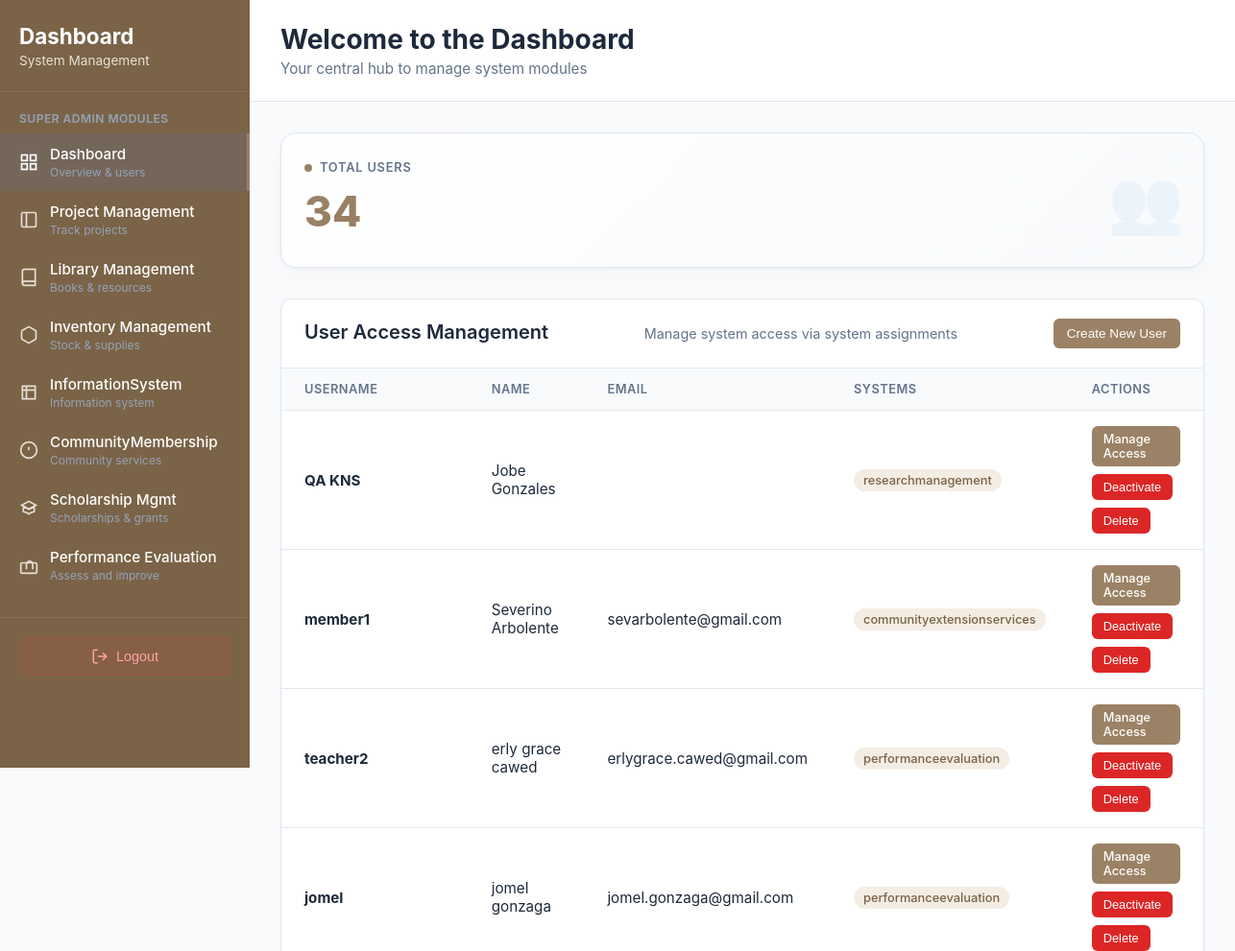
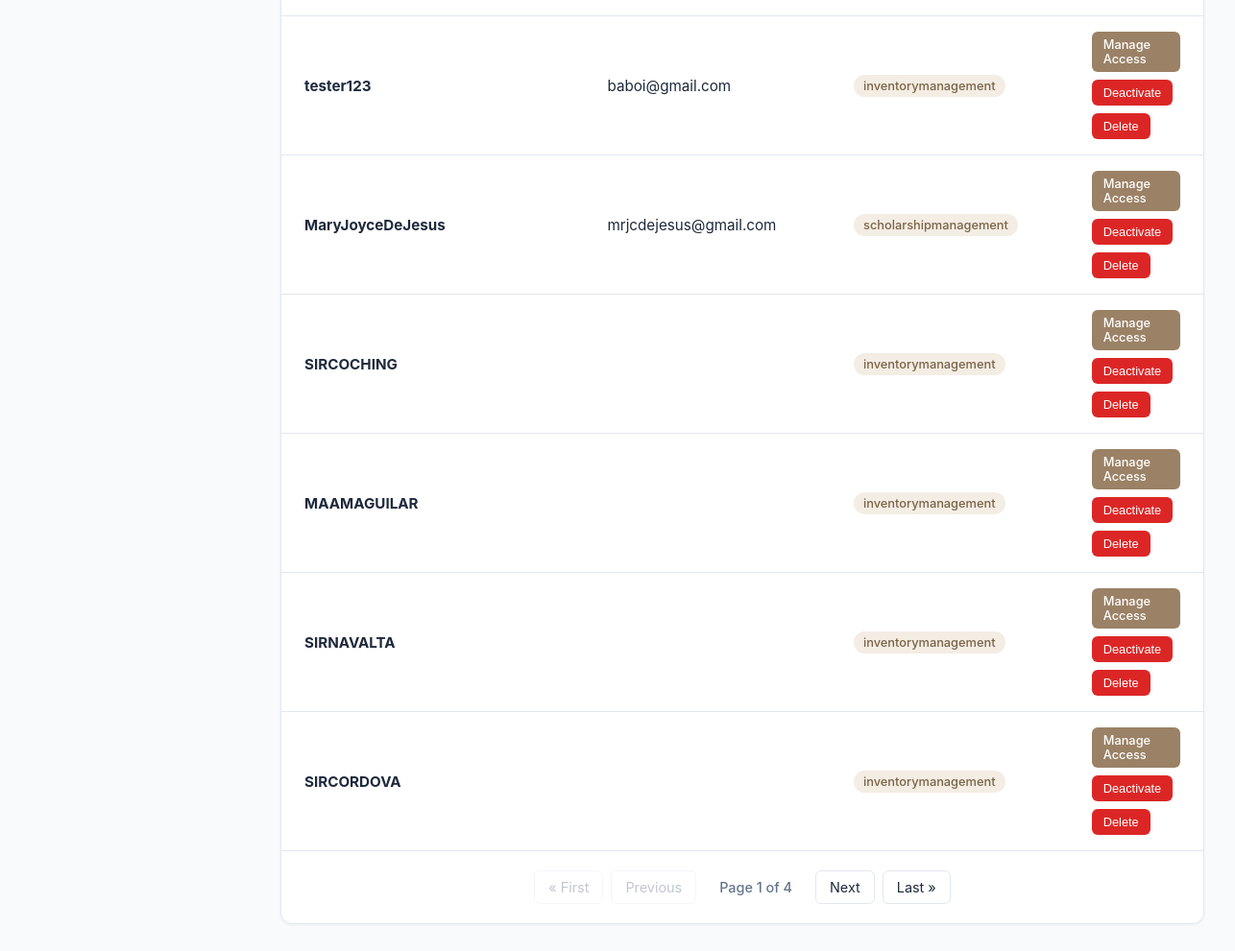
Page /dashboard/ (signed in) on the committed database (2 pictures, top to bottom).
### core/models.py (models this page shows, shortened)
class CustomUser(AbstractUser):
    id = models.UUIDField(primary_key=True, default=uuid.uuid4, editable=False)
    _first_name = models.CharField(max_length=255, blank=True, db_column='first_name')
    _middle_name = models.CharField(max_length=255, blank=True, db_column='middle_name')
    _last_name = models.CharField(max_length=255, blank=True, db_column='last_name')
    is_email_verified = models.BooleanField(default=False)
    bio = models.TextField(blank=True)
    _phone_number = models.CharField(max_length=255, blank=True, db_column='phone_number')
    avatar = models.ImageField(upload_to='avatars/', null=True, blank=True)
    avatar_url = models.URLField(max_length=500, blank=True, null=True)
    @property
    def first_name(self):
        return decrypt(self._first_name) if self._first_name else ''
    @first_name.setter
    def first_name(self, value):
        self._first_name = encrypt(value) if value else ''
    @property
    def middle_name(self):
        return decrypt(self._middle_name) if self._middle_name else ''
    @middle_name.setter
    def middle_name(self, value):
        self._middle_name = encrypt(value) if value else ''
    @property
    def last_name(self):
        return decrypt(self._last_name) if self._last_name else ''
    @last_name.setter
    def last_name(self, value):
        self._last_name = encrypt(value) if value else ''
    @property
    def phone_number(self):
        return decrypt(self._phone_number) if self._phone_number else ''
    @phone_number.setter
    def phone_number(self, value):
        self._phone_number = encrypt(value) if value else ''

class SystemMembership(models.Model):
    SYSTEM_CHOICES = [
        ('core', 'Core'),
        ('researchmanagement', 'Research Management'),
        ('librarymanagement', 'Library Management'),
        ('inventorymanagement', 'Inventory Management'),
        ('communityextensionservices', 'Community Extension Services'),
        ('informationmanagement', 'Information Management'),
        ('performanceevaluation', 'Performance Evaluation'),
        ('scholarshipmanagement', 'Scholarship Management'),
    ]
    user = models.ForeignKey(settings.AUTH_USER_MODEL, on_delete=models.CASCADE)
    system_name = models.CharField(
        max_length=50,
        choices=SYSTEM_CHOICES,
        default='core',  # optional default
    )
    system_role = models.CharField(
        max_length=50,
        blank=True,
        null=True,
        choices=[
            ('admin', 'Admin'),
            ('researcher', 'Researcher'),
            ('user', 'User'),
            ('instructor', 'Instructor'),
            ('superadmin', 'Super Admin'),
            ('reviewer', 'Reviewer'),
            ('student', 'Student'),
        ],
    )
    joined_at = models.DateTimeField(auto_now_add=True)
    class Meta:
        unique_together = ('user', 'system_name')

class Systems(models.Model):
    DefaultSystems = [
        ('core', 'Core'),
        ('researchmanagement', 'Research Management'),
        ('librarymanagement', 'Library Management'),
        ('inventorymanagement', 'Inventory Management'),
        ('communityextensionservices', 'Community Extension Services'),
        ('informationmanagement', 'Information Management'),
        ('performanceevaluation', 'Performance Evaluation'),
        ('scholarshipmanagement', 'Scholarship Management'),
    ]
    name = models.CharField(max_length=50, choices=DefaultSystems, unique=True)
    description = models.TextField(blank=True)
    terms_of_service = models.TextField(blank=True)
    created_at = models.DateTimeField(auto_now_add=True)
    updated_at = models.DateTimeField(auto_now=True)

### core/views.py (the view)
# urls.py: path("dashboard/", views.dashboard, name="ces-dashboard"),
def dashboard(request):
    systems = Systems.objects.values(
        "name", "description"
    )  # or 'label' if you have that
    logs = Logs.objects.all().order_by("-created_at")[:10]  # recent 10 logs
    users_qs = User.objects.exclude(id=request.user.id).order_by("-date_joined")
    paginator = Paginator(users_qs, 10)
    page_number = request.GET.get("page")
    users = paginator.get_page(page_number)
    return render(
        request,
        "core/pages/dashboard.html",
        {
            "users": users,
            "total_users": users_qs.count(),
            "systems": systems,
            "logs": logs,
        },
    )

### core/templatetags/system_extras.py (called while the page is built)
@register.filter
def lookup_system(system_name):
    try:
        return Systems.objects.get(name=system_name)
    except Systems.DoesNotExist:
        return None

### core/utils/encryption.py (called while the page is built)
def decrypt(value: str) -> str:
    if not value:
        return ""
    try:
        return fernet.decrypt(value.encode()).decode()
    except InvalidToken:
        return value

### core/templates/core/pages/dashboard.html (shortened to what this page needs)
{% extends 'core/base.html' %}
{% load static %}
{% load system_extras %}
    {% block extra_head%}
    <link rel="stylesheet" href="{% static 'core/css/pages/dashboard.css' %}">
    {% endblock %}
{% block content %}
    <div class="dashboard-layout">
        {% include 'core/components/sidebar.html' %}
        <main class="main-content">
            <header class="content-header">
                <h1>Welcome to the Dashboard</h1>
                <p>Your central hub to manage system modules</p>
            </header>
            <div class="content-body">
                <div class="stats-grid">
                    <div class="stat-card">
                        <h3>Total Users</h3>
                        <div class="stat-value">{{ total_users }}</div>
                    </div>
                </div>
                <section class="user-list-section">
                    <div class="section-header">
                        <h2>User Access Management</h2>
                        <p class="section-subtitle">Manage system access via system assignments</p>
                        <button id="openModal" class="btn-primary">
                            Create New User
                        </button>
                    </div>
                {% if users %}
                    <table class="user-list-table">
                        <thead>
                            <tr>
                                <th>Username</th>
                                <th>Name</th>
                                <th>Email</th>
                                <th>Systems</th>
                                <th>Actions</th>
                            </tr>
                        </thead>
                        <tbody>
                            {% for user in users %}
                            <tr>
                                <td><strong>{{ user.username }}</strong></td>
                                <td>{{ user.first_name }} {{ user.last_name }}</td>
                                <td>{{ user.email }}</td>
                                <td>
                                    {% with memberships=user.systemmembership_set.all %}
                                        {% if memberships %}
                                            <div class="system-tags">
                                                {% for membership in memberships %}
                                                    {% with system=membership.system_name|lookup_system %}
                                                        <span class="system-tag">{{ system.name }}</span>
                                                    {% endwith %}
                                                {% endfor %}
                                            </div>
                                        {% else %}
                                            <span class="muted-text">No access</span>
                                        {% endif %}
                                    {% endwith %}
                                </td>
                                <td>
                                    <div class="action-buttons">
                                        <a class="btn-primary btn-sm" href="{% url 'core:manage_user_systems' user.id %}">
                                            Manage Access
                                        </a>
                                        {% if user.is_active %}
                                            <form method="post" action="{% url 'core:deactivate_user' user.id %}" style="display:inline">
                                                <button type="submit" class="btn-danger btn-sm" onclick="return confirm('Deactivate this user?');">
                                                    Deactivate
                                                </button>
                                            </form>
                                        {% endif %}
                                        <form method="post" action="{% url 'core:core_delete_user' user.id %}" style="display:inline">
                                            <button type="submit" class="btn-danger btn-sm" onclick="return confirm('Delete this user? This action cannot be undone.');">
                                                Delete
                                            </button>
                                        </form>
                                    </div>
                                </td>
                            </tr>
                            {% endfor %}
                        </tbody>
                    </table>
                    {% if users.has_other_pages %}
                    <div class="pagination">
                        {% if users.has_previous %}
                            <a href="?page=1" class="pagination-btn">&laquo; First</a>
                            <a href="?page={{ users.previous_page_number }}" class="pagination-btn">Previous</a>
                        {% else %}
                            <span class="pagination-btn disabled">&laquo; First</span>
                            <span class="pagination-btn disabled">Previous</span>
                        {% endif %}
                        <span class="pagination-info">
                            Page {{ users.number }} of {{ users.paginator.num_pages }}
                        </span>
                        {% if users.has_next %}
                            <a href="?page={{ users.next_page_number }}" class="pagination-btn">Next</a>
                            <a href="?page={{ users.paginator.num_pages }}" class="pagination-btn">Last &raquo;</a>
                        {% else %}
                            <span class="pagination-btn disabled">Next</span>
                            <span class="pagination-btn disabled">Last &raquo;</span>
                        {% endif %}
                    </div>
                    {% endif %}
                </section>
                {% endif %}
            </div>
        </main>
    </div>
{% endblock%}

### rows in the picture
CustomUser: username "QA KNS", first_name "Jobe", last_name "Gonzales", is_active "Deactivate"
SystemMembership: name "researchmanagement"
CustomUser: username "member1", first_name "Severino", last_name "Arbolente", email "sevarbolente@gmail.com", is_active "Deactivate"
SystemMembership: name "communityextensionservices"
CustomUser: username "teacher2", first_name "erly grace", last_name "cawed", email "erlygrace.cawed@gmail.com", is_active "Deactivate"
SystemMembership: name "performanceevaluation"
CustomUser: username "jomel", first_name "jomel", last_name "gonzaga", email "jomel.gonzaga@gmail.com", is_active "Deactivate"
SystemMembership: name "performanceevaluation"
CustomUser: username "tester123", email "baboi@gmail.com", is_active "Deactivate"
SystemMembership: name "inventorymanagement"
CustomUser: username "MaryJoyceDeJesus", email "mrjcdejesus@gmail.com", is_active "Deactivate"
SystemMembership: name "scholarshipmanagement"
CustomUser: username "SIRCOCHING", is_active "Deactivate"
SystemMembership: name "inventorymanagement"
CustomUser: username "MAAMAGUILAR", is_active "Deactivate"
SystemMembership: name "inventorymanagement"
CustomUser: username "SIRNAVALTA", is_active "Deactivate"
SystemMembership: name "inventorymanagement"
CustomUser: username "SIRCORDOVA", is_active "Deactivate"
SystemMembership: name "inventorymanagement"

### other values in the picture
{{ total_users }} "34"
{{ users.number }} "1"
{{ users.paginator.num_pages }} "4"
